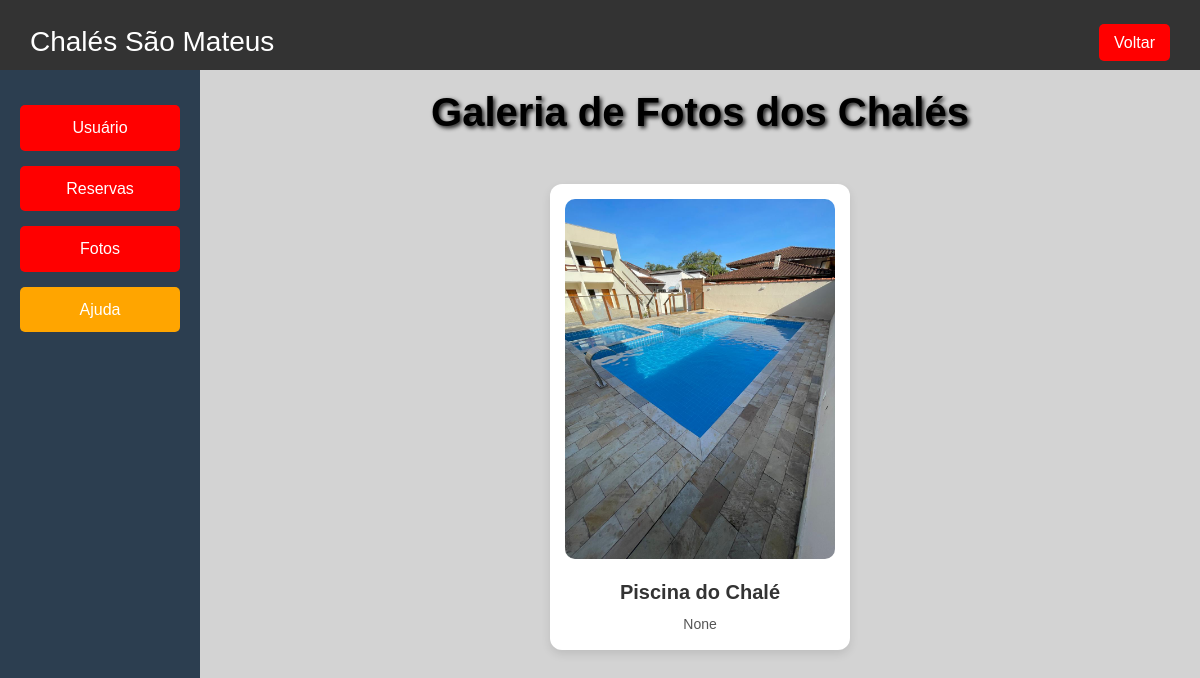
/galeria/, run on an earlier commit of the app's database.
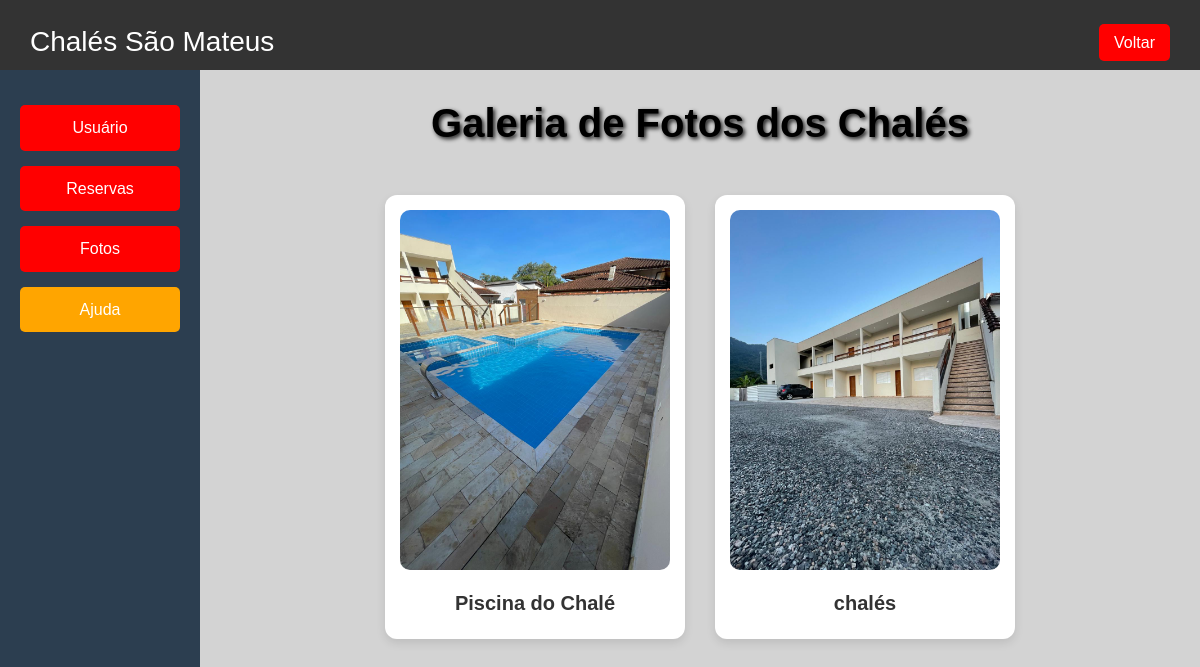
And on a later commit of the database.
### siteChale/models.py (models this page shows, shortened)
class Foto(models.Model):
    titulo = models.CharField(max_length=200, null=True, blank=True)
    imagem = models.ImageField(upload_to='fotos/')
    descricao = models.TextField(max_length=500, null=True, blank=True)
    data_upload = models.DateField(auto_now_add=True)

### siteChale/views.py (the view)
# urls.py: path('galeria/', galeria, name='galeria'),
def galeria(request):
    fotos = Foto.objects.all()
    return render(request, 'galeria.html', {'fotos': fotos})

### siteChale/templates/galeria.html (shortened to what this page needs)
{% load static %}
<!DOCTYPE html>
<html lang="pt-BR">
    <head>
        <link rel="stylesheet" href="{% static 'css/foto.css' %}" />
    </head>
    <body>
        <div class="content">
            <header id="header">
                <section class="header-container">
                    <a href="https://www.booking.com/Share-Vv52CoE" id="site-title"
                        >Chalés São Mateus</a
                    >
                    <nav class="nav-menu">
                        <ul class="nav-list">
                            <li><a href="{% url 'homepage' %}" class="nav-link">Voltar</a></li>
                        </ul>
                    </nav>
                </section>
            </header>
            <aside id="aside">
                <section>
                    <ul>
                        <li><a href="{% url 'minha_conta' %}" class="aside-link">Usuário</a></li>
                        <li><a href="{% url 'reservas' %}" class="aside-link">Reservas</a></li>
                        <li><a href="{% url 'galeria' %}" class="aside-link">Fotos</a></li>
                        <li><a href="{% url 'ajuda' %}" id="aside-link-ajuda">Ajuda</a></li>
                    </ul>
                </section>
            </aside>
            <main>
                <section class="main-container">
                    <h1>Galeria de Fotos dos Chalés</h1>
                    <div class="fotos-galeria">
                        {% for foto in fotos %}
                        <div class="foto-item">
                            <a href="{% url 'reservas' %}">
                                <img src="{{ foto.imagem.url }}" alt="{{ foto.titulo }}" />
                            </a>
                            <h2>{{ foto.titulo }}</h2>
                            <p>{{ foto.descricao }}</p>
                        </div>
                        {% empty %}
                        <p>Não há fotos disponíveis no momento.</p>
                        {% endfor %}
                    </div>
                </section>
            </main>
        </div>
    </body>
</html>

### siteChale/static/css/foto.css (style rules this page uses)
* { margin: 0; padding: 0; box-sizing: border-box; }
body { background-color: lightgray; font-family: Arial, sans-serif; line-height: 1.6; background-size: cover; position: relative; margin: 0; padding: 0; }
#header { background-color: #333; padding: 20px 30px; position: fixed; top: 0; left: 0; width: 100%; height: 70px; z-index: 1000; }
.header-container { display: flex; justify-content: space-between; align-items: center; }
#site-title { color: white; font-size: 28px; text-decoration: none; }
.nav-menu { display: flex; }
.nav-list { display: flex; gap: 20px; list-style: none; }
.nav-link { text-decoration: none; color: white; font-size: 16px; background-color: red; padding: 10px 15px; border-radius: 5px; transition: 0.3s; }
#aside { position: fixed; top: 70px; left: 0; width: 200px; height: calc(100vh - 70px); background-color: #2c3e50; color: white; padding: 20px; }
#aside ul { list-style: none; padding: 0; }
#aside ul li { margin: 15px 0; }
#aside ul li a { color: white; text-decoration: none; }
#aside-link-ajuda { text-decoration: none; color: white; font-size: 16px; background-color: orange; padding: 10px 40px; border-radius: 5px; transition: 0.3s; display: flex; justify-content: center; align-items: center; }
.aside-link { text-decoration: none; color: white; font-size: 16px; background-color: red; padding: 10px 40px; border-radius: 5px; transition: 0.3s; display: flex; justify-content: center; align-items: center; }
main { margin-left: 200px; height: calc(100vh - 70px); display: flex; justify-content: center; align-items: center; padding: 0 30px; }
main h1 { color: black; font-weight: bold; font-size: 40px; margin-bottom: 20px; text-shadow: 2px 2px 4px rgba(0, 0, 0, 0.9); }
.main-container { display: flex; flex-direction: column; align-items: center; text-align: center; }
.fotos-galeria { display: flex; flex-wrap: wrap; gap: 30px; justify-content: center; margin-top: 20px; }
.foto-item { width: 300px; background-color: white; padding: 15px; border-radius: 12px; box-shadow: 0 4px 10px rgba(0, 0, 0, 0.1); transition: transform 0.3s ease; }
.foto-item img { width: 100%; height: auto; border-radius: 10px; object-fit: cover; }
.foto-item h2 { margin-top: 10px; font-size: 20px; color: #333; }

What changed in the data, as far as the page shows it:
changed Foto "Piscina do Chalé": descricao "None" → (not shown)
added Foto: imagem (picture), titulo "chalés"
